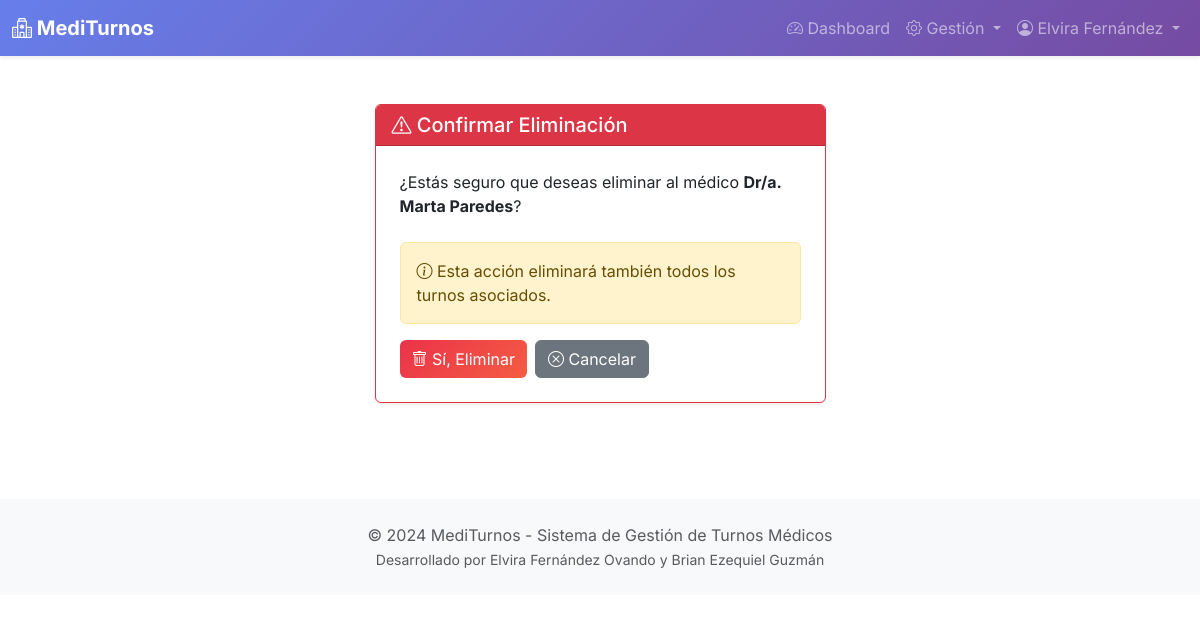
The page /admin-panel/medicos/1/eliminar/ (signed in) on the database its author committed.
### appointments/models.py (models this page shows, shortened)
class Usuario(AbstractUser):
    ROLES = (
        ('admin', 'Administrador'),
        ('medico', 'Médico'),
        ('paciente', 'Paciente'),
    )
    rol = models.CharField(max_length=10, choices=ROLES, default='paciente')
    dni = models.CharField(max_length=8, unique=True, validators=[
        RegexValidator(r'^\d{7,8}$', 'Ingrese un DNI válido (7-8 dígitos)')
    ])
    telefono = models.CharField(max_length=15, blank=True)
    direccion = models.CharField(max_length=200, blank=True)
    fecha_nacimiento = models.DateField(null=True, blank=True)
    class Meta:
        verbose_name = 'Usuario'
        verbose_name_plural = 'Usuarios'

class Medico(models.Model):
    usuario = models.OneToOneField(Usuario, on_delete=models.CASCADE, related_name='perfil_medico')
    especialidades = models.ManyToManyField(Especialidad, related_name='medicos')
    matricula = models.CharField(max_length=20, unique=True)
    biografia = models.TextField(blank=True)
    foto = models.ImageField(upload_to='medicos/', blank=True, null=True)
    activo = models.BooleanField(default=True)
    class Meta:
        verbose_name = 'Médico'
        verbose_name_plural = 'Médicos'
        ordering = ['usuario__last_name', 'usuario__first_name']
    def __str__(self):
        return f"Dr/a. {self.usuario.get_full_name()}"

### appointments/views/admin_views.py (the view)
# urls.py: path('admin-panel/medicos/<int:pk>/eliminar/', views.admin_medico_eliminar, name='admin_medico_eliminar'),
@login_required
def admin_medico_eliminar(request, pk):
    if request.user.rol != 'admin':
        messages.error(request, 'No tienes permisos.')
        return redirect('dashboard')
    medico = get_object_or_404(Medico, pk=pk)
    if request.method == 'POST':
        usuario = medico.usuario
        medico.delete()
        usuario.delete()
        messages.success(request, 'Médico eliminado correctamente.')
        return redirect('admin_medicos')
    return render(request, 'appointments/admin/medico_eliminar.html', {'medico': medico})

### appointments/templates/appointments/admin/medico_eliminar.html (shortened to what this page needs)
{% extends 'base.html' %}
{% load static %}
{% block content %}
<div class="container py-5">
    <div class="row justify-content-center">
        <div class="col-lg-5">
            <div class="card border-danger shadow-sm">
                <div class="card-header bg-danger text-white">
                    <h5 class="mb-0">
                        <i class="bi bi-exclamation-triangle"></i> Confirmar Eliminación
                    </h5>
                </div>
                <div class="card-body p-4">
                    <p class="mb-4">¿Estás seguro que deseas eliminar al médico <strong>{{ medico }}</strong>?</p>
                    <div class="alert alert-warning">
                        <i class="bi bi-info-circle"></i> Esta acción eliminará también todos los turnos asociados.
                    </div>
                    <form method="post">
                        <div class="d-flex gap-2">
                            <button type="submit" class="btn btn-danger">
                                <i class="bi bi-trash"></i> Sí, Eliminar
                            </button>
                            <a href="{% url 'admin_medicos' %}" class="btn btn-secondary">
                                <i class="bi bi-x-circle"></i> Cancelar
                            </a>
                        </div>
                    </form>
                </div>
            </div>
        </div>
    </div>
</div>
{% endblock %}

### templates/base.html (shortened to what this page needs)
{% load static %}
<!DOCTYPE html>
<html lang="es">
<head>
    <link href="{% static 'css/bootstrap.min.css' %}" rel="stylesheet">
    <link href="{% static 'css/bootstrap-icons.css' %}" rel="stylesheet">
    <link rel="stylesheet" href="{% static 'css/style.css' %}">
</head>
<body>
    {% if user.is_authenticated %}
    <nav class="navbar navbar-expand-lg navbar-dark bg-primary shadow-sm">
        <div class="container-fluid">
            <a class="navbar-brand fw-bold" href="{% url 'dashboard' %}">
                <i class="bi bi-hospital"></i> MediTurnos
            </a>
            <div class="collapse navbar-collapse" id="navbarNav">
                <ul class="navbar-nav ms-auto">
                    {% if user.rol == 'admin' %}
                    <li class="nav-item">
                        <a class="nav-link" href="{% url 'admin_dashboard' %}">
                            <i class="bi bi-speedometer2"></i> Dashboard
                        </a>
                    </li>
                    <li class="nav-item dropdown">
                        <a class="nav-link dropdown-toggle" href="#"
                           role="button" data-bs-toggle="dropdown">
                            <i class="bi bi-gear"></i> Gestión
                        </a>
                    </li>
                    {% endif %}
                    <li class="nav-item dropdown">
                        <a class="nav-link dropdown-toggle" href="#"
                           role="button" data-bs-toggle="dropdown">
                            <i class="bi bi-person-circle"></i> {{ user.get_full_name }}
                        </a>
                    </li>
                </ul>
            </div>
        </div>
    </nav>
    {% endif %}
    <main>
        {% block content %}{% endblock %}
    </main>
    <footer class="bg-light text-center py-4 mt-5">
        <div class="container">
            <p class="text-muted mb-0">&copy; 2024 MediTurnos - Sistema de Gestión de Turnos Médicos</p>
            <p class="text-muted mb-0"><small>Desarrollado por Elvira Fernández Ovando y Brian Ezequiel Guzmán</small></p>
        </div>
    </footer>
</body>
</html>

### static/css/style.css (style rules this page uses)
body { font-family: 'Inter', -apple-system, BlinkMacSystemFont, 'Segoe UI', Roboto, sans-serif; }
.navbar { background: linear-gradient(135deg, #667eea 0%, #764ba2 100%) !important; }
.btn-danger { background: linear-gradient(135deg, #eb3349 0%, #f45c43 100%); border: none; }

### rows shown on the page
Usuario: get_full_name "Elvira Fernández"
Medico: usuario.last_name "Dr/a. Marta Paredes"
